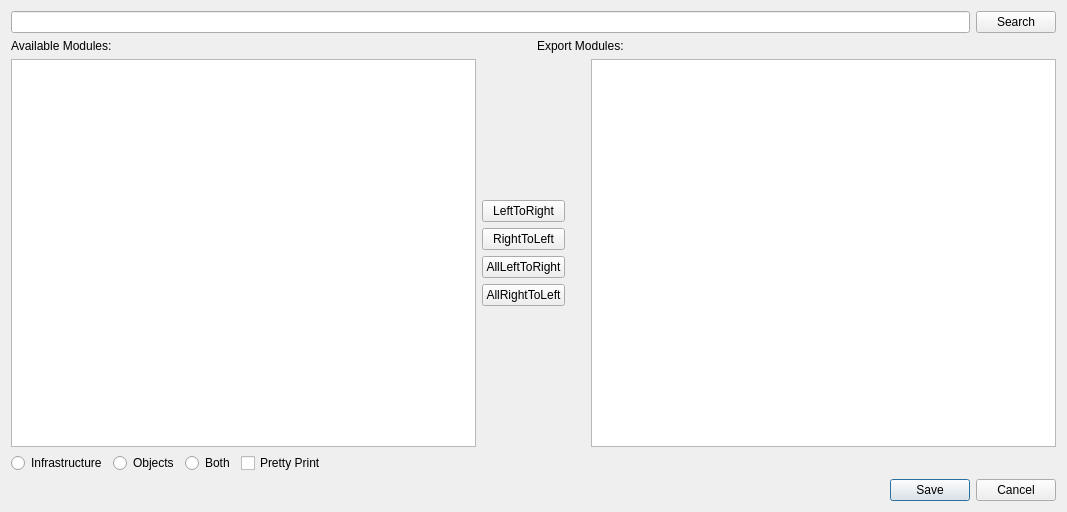
<?xml version="1.0" encoding="UTF-8"?>
<ui version="4.0">
 <class>ModuleExportDialog</class>
 <widget class="QDialog" name="ModuleExportDialog">
  <property name="geometry">
   <rect>
    <x>0</x>
    <y>0</y>
    <width>1067</width>
    <height>512</height>
   </rect>
  </property>
  <property name="windowTitle">
   <string>ModuleExportDialog</string>
  </property>
  <layout class="QVBoxLayout" name="verticalLayout">
   <item>
    <layout class="QHBoxLayout" name="horizontalLayout_3">
     <property name="topMargin">
      <number>0</number>
     </property>
     <item>
      <widget class="QLineEdit" name="filenameEdit"/>
     </item>
     <item>
      <widget class="QPushButton" name="browseButton">
       <property name="text">
        <string>Search</string>
       </property>
      </widget>
     </item>
    </layout>
   </item>
   <item>
    <layout class="QHBoxLayout" name="horizontalLayout_2">
     <property name="topMargin">
      <number>0</number>
     </property>
     <item>
      <widget class="QLabel" name="availableLabel">
       <property name="text">
        <string>Available Modules:</string>
       </property>
      </widget>
     </item>
     <item>
      <widget class="QLabel" name="exportLabel">
       <property name="text">
        <string>Export Modules:</string>
       </property>
      </widget>
     </item>
    </layout>
   </item>
   <item>
    <layout class="QHBoxLayout" name="horizontalLayout">
     <item>
      <widget class="QListView" name="availableView"/>
     </item>
     <item>
      <layout class="QVBoxLayout" name="verticalLayout_2">
       <property name="rightMargin">
        <number>20</number>
       </property>
       <item>
        <spacer name="verticalSpacer">
         <property name="orientation">
          <enum>Qt::Orientation::Vertical</enum>
         </property>
         <property name="sizeHint" stdset="0">
          <size>
           <width>20</width>
           <height>40</height>
          </size>
         </property>
        </spacer>
       </item>
       <item>
        <widget class="QPushButton" name="left2RightButton">
         <property name="text">
          <string>LeftToRight</string>
         </property>
        </widget>
       </item>
       <item>
        <widget class="QPushButton" name="right2LeftButton">
         <property name="text">
          <string>RightToLeft</string>
         </property>
        </widget>
       </item>
       <item>
        <widget class="QPushButton" name="allLeft2RightButton">
         <property name="text">
          <string>AllLeftToRight</string>
         </property>
        </widget>
       </item>
       <item>
        <widget class="QPushButton" name="allRight2LeftButton">
         <property name="text">
          <string>AllRightToLeft</string>
         </property>
        </widget>
       </item>
       <item>
        <spacer name="verticalSpacer_2">
         <property name="orientation">
          <enum>Qt::Orientation::Vertical</enum>
         </property>
         <property name="sizeHint" stdset="0">
          <size>
           <width>20</width>
           <height>40</height>
          </size>
         </property>
        </spacer>
       </item>
      </layout>
     </item>
     <item>
      <widget class="QListView" name="exportView"/>
     </item>
    </layout>
   </item>
   <item>
    <layout class="QHBoxLayout" name="horizontalLayout_4">
     <property name="topMargin">
      <number>0</number>
     </property>
     <item>
      <widget class="QRadioButton" name="infrastructureRadio">
       <property name="text">
        <string>Infrastructure</string>
       </property>
      </widget>
     </item>
     <item>
      <widget class="QRadioButton" name="objectsRadio">
       <property name="text">
        <string>Objects</string>
       </property>
      </widget>
     </item>
     <item>
      <widget class="QRadioButton" name="bothRadio">
       <property name="text">
        <string>Both</string>
       </property>
      </widget>
     </item>
     <item>
      <widget class="QCheckBox" name="prettyPrintCheck">
       <property name="text">
        <string>Pretty Print</string>
       </property>
      </widget>
     </item>
     <item>
      <spacer name="horizontalSpacer">
       <property name="orientation">
        <enum>Qt::Orientation::Horizontal</enum>
       </property>
       <property name="sizeHint" stdset="0">
        <size>
         <width>40</width>
         <height>20</height>
        </size>
       </property>
      </spacer>
     </item>
    </layout>
   </item>
   <item>
    <widget class="QDialogButtonBox" name="buttonBox">
     <property name="standardButtons">
      <set>QDialogButtonBox::StandardButton::Cancel|QDialogButtonBox::StandardButton::Save</set>
     </property>
    </widget>
   </item>
  </layout>
 </widget>
 <resources/>
 <connections/>
</ui>
